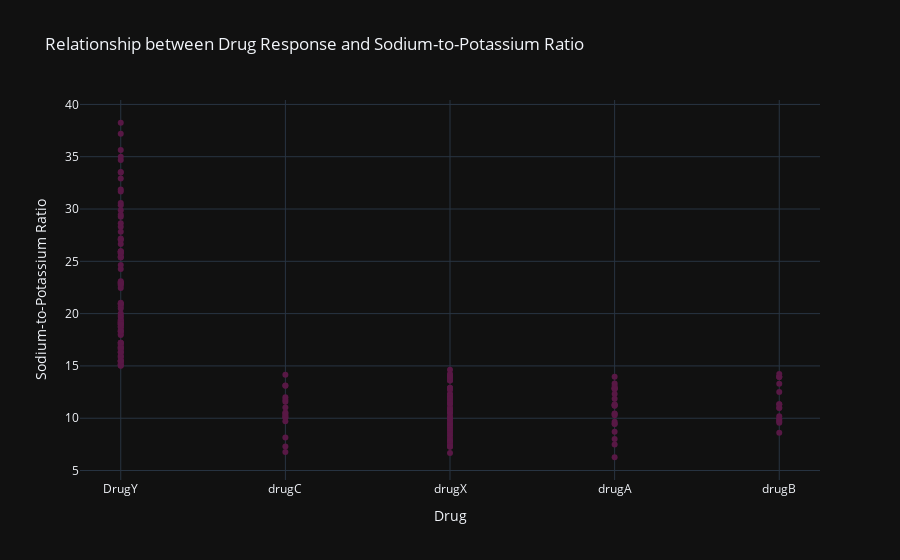

Here is the notebook cell this chart was saved with:
### Code cell
# Creating the scatter plot
fig_scatter_drug = px.scatter(df, x='Drug', y='Na_to_K', title='Relationship between Drug Response and Sodium-to-Potassium Ratio',template='plotly_dark')
fig_scatter_drug.update_layout(xaxis_title='Drug', yaxis_title='Sodium-to-Potassium Ratio')

# Changing the marker color
fig_scatter_drug.update_traces(marker=dict(color='#581845'))  # Setting the marker color

fig_scatter_drug.show()

### Figure 1 — Plotly figure (JSON) as saved in the notebook; plotly's stock layout.template omitted (floating-point values rounded to 4 significant figures; data arrays with more than 128 entries replaced by an {"elided": "..."} marker saying what was removed)
{"data": [{"hovertemplate": "Drug=%{x}<br>Na_to_K=%{y}<extra></extra>", "legendgroup": "", "marker": {"color": "#581845", "symbol": "circle"}, "mode": "markers", "name": "", "orientation": "v", "showlegend": false, "type": "scatter", "x": {"elided": "200 str values"}, "xaxis": "x", "y": {"elided": "200 float values"}, "yaxis": "y"}], "layout": {"autosize": true, "legend": {"tracegroupgap": 0}, "title": {"text": "Relationship between Drug Response and Sodium-to-Potassium Ratio"}, "xaxis": {"anchor": "y", "autorange": true, "domain": [0, 1], "range": [-0.242, 4.242], "title": {"text": "Drug"}, "type": "category"}, "yaxis": {"anchor": "x", "autorange": true, "domain": [0, 1], "range": [3.63, 40.89], "title": {"text": "Sodium-to-Potassium Ratio"}, "type": "linear"}}}
